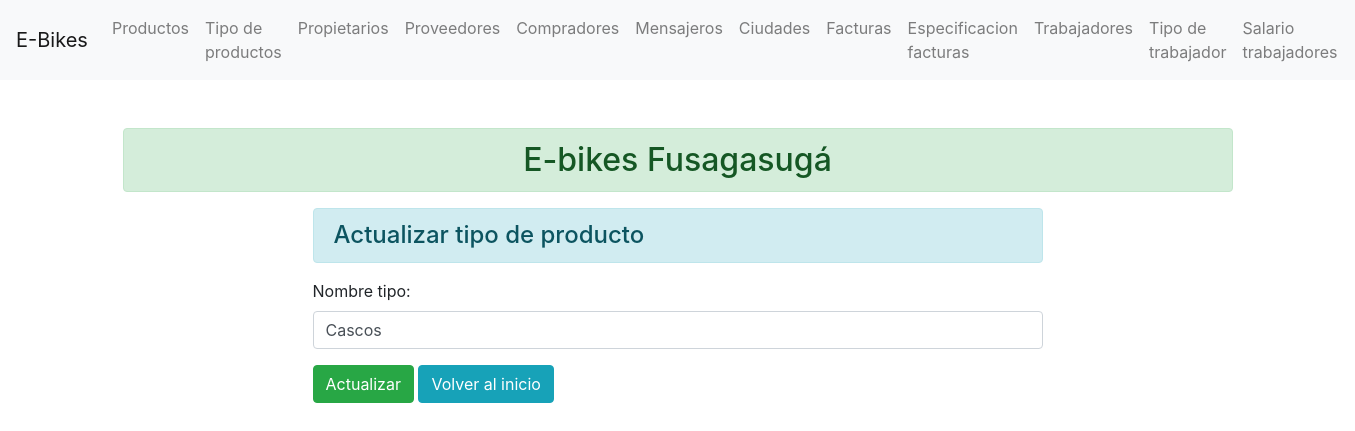
The page /tipoproducto/4/ on the database as committed earlier.
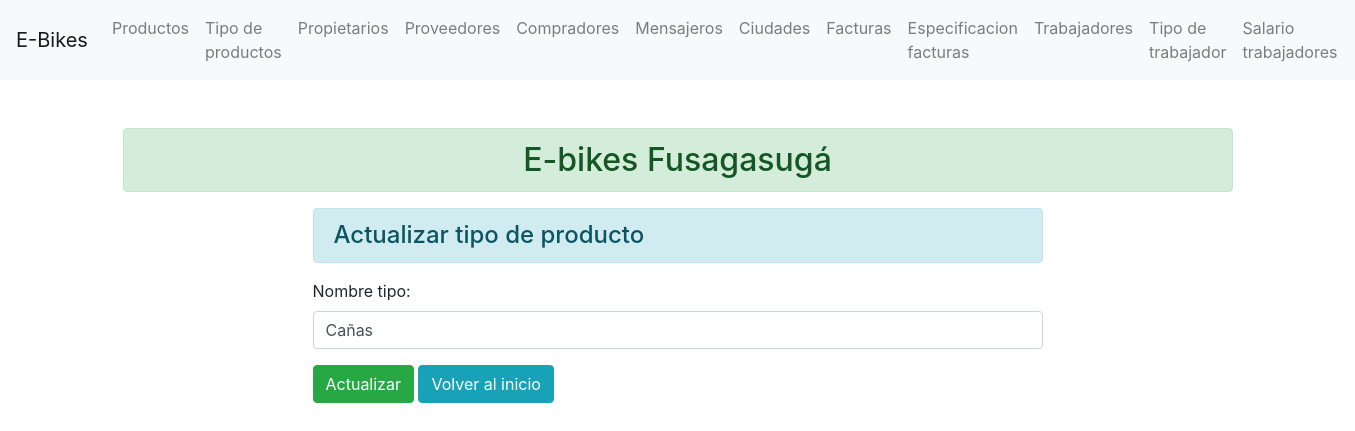
The same page on the database as committed later.
### enroll/models.py (models this page shows)
class Tipo_Producto(models.Model):
    id_tipo = models.AutoField(auto_created=True, primary_key=True)
    nombre_tipo = models.CharField(max_length=70)

### enroll/views.py (the view)
# urls.py: path('tipoproducto/<int:id_tipo>/', views.update_tipoproducto, name="updatetipoproducto"),
def update_tipoproducto(request, id_tipo):
    if request.method == 'POST':
        pi = Tipo_Producto.objects.get(pk=id_tipo)
        fm = Tipo_ProductoRegistration(request.POST, instance=pi)
        if fm.is_valid():
            fm.save()
    else:
        pi = Tipo_Producto.objects.get(pk=id_tipo)
        fm = Tipo_ProductoRegistration(instance=pi)
    return render(request, 'enroll/updatetipoproducto.html', {'form':fm})

### enroll/forms.py
class Tipo_ProductoRegistration(forms.ModelForm):
    class Meta:
        model = Tipo_Producto
        fields = ['nombre_tipo']
        widgets = {
            'nombre_tipo': forms.TextInput(attrs={'class':'form-control'}),
        }

### enroll/templates/enroll/updatetipoproducto.html (shortened to what this page needs)
{% extends 'enroll/base.html' %}
{% block content  %}
    <div class="row">
        <div class="col-sm-8 offset-2">
            <h4 class="alert alert-info">Actualizar tipo de producto</h4>
            <form action="" method="POST">
                {{form.as_p}}
                <input type="submit" class="btn btn-success" value="Actualizar">
                <a href="{% url 'addtipoproducto' %}" class="btn btn-info">Volver al inicio</a>
            </form>
        </div>
    </div>
{% endblock content  %}

Rows that differ between the two databases and show on the page:
changed Tipo_Producto: nombre_tipo "Cascos" → "Cañas"
